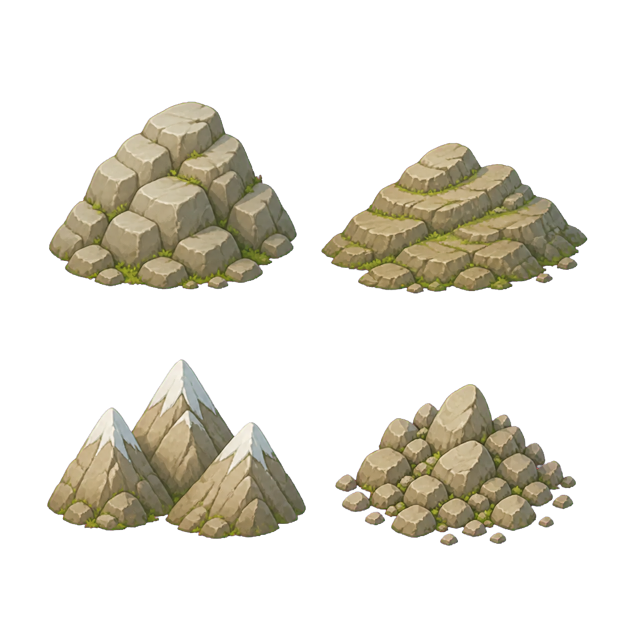
#> input picture art/candidates/decor-p1/sheets/mountains-alpha.png, 1254 x 1254 px (shown at 1/2 size); its folder holds 4 pictures in this run
$ python process_candidates.py
#> lines starting #> are read from the running program, lines starting #| are printed output that depends on the picture
from pathlib import Path
from math import cos, pi, sin

from PIL import Image, ImageDraw, ImageFont


ROOT = Path(__file__).parent
SHEET_DIR = ROOT / "sheets"
SPRITE_DIR = ROOT / "sprites"
PREVIEW_DIR = ROOT / "previews"
WEB_DIR = ROOT.parents[2] / "public" / "assets" / "decor-p1"

FAMILIES = {
    "mountains": ["rock-outcrop", "highland-ridge", "snow-peaks", "scree-cluster"],
    "ruins": ["collapsed-corner", "cracked-paving", "parallel-rubble", "broken-foundation"],
    "marsh": ["cattails", "sedge", "lily-leaves", "reeds-stones"],
    "snow": ["snow-conifer", "snow-bush", "snow-rocks", "snowdrift"],
}

DISPLAY_SCALE = {"mountains": 0.78, "ruins": 0.68, "marsh": 0.62, "snow": 0.68}


def font(size: int, bold: bool = False) -> ImageFont.ImageFont:
    name = "arialbd.ttf" if bold else "arial.ttf"
    try:
        return ImageFont.truetype(name, size)
    except OSError:
        return ImageFont.load_default()


def trim_with_padding(image: Image.Image, padding: int = 12) -> Image.Image:
    alpha = image.getchannel("A")
    bbox = alpha.point(lambda value: 255 if value > 8 else 0).getbbox()
    if bbox is None:
        raise ValueError("Candidate quadrant contains no visible pixels")
    left, top, right, bottom = bbox
    left = max(0, left - padding)
    top = max(0, top - padding)
    right = min(image.width, right + padding)
    bottom = min(image.height, bottom + padding)
    return image.crop((left, top, right, bottom))


def split_sheets() -> None:
    SPRITE_DIR.mkdir(parents=True, exist_ok=True)
    for family, names in FAMILIES.items():
        sheet = Image.open(SHEET_DIR / f"{family}-alpha.png").convert("RGBA")
#> sheet is the input picture: PIL image 1254x1254 RGBA; mean R, G, B, A 40, 37, 27.7, 67
        half_x, half_y = sheet.width // 2, sheet.height // 2
#> half_x = 627; half_y = 627
        boxes = [
            (0, 0, half_x, half_y),
            (half_x, 0, sheet.width, half_y),
            (0, half_y, half_x, sheet.height),
            (half_x, half_y, sheet.width, sheet.height),
        ]
        for name, box in zip(names, boxes, strict=True):
            trim_with_padding(sheet.crop(box)).save(SPRITE_DIR / f"{family}-{name}.png", optimize=True)
#> this loop made 4 passes
#> (bbox in trim_with_padding, left in trim_with_padding, top in trim_with_padding, right in trim_with_padding, bottom in trim_with_padding) on passes 1 to 4: ((97, 203, 594, 579), 85, 191, 606, 591), ((15, 285, 548, 588), 3, 273, 560, 600), ((94, 91, 612, 451), 82, 79, 624, 463), ((43, 141, 525, 465), 31, 129, 537, 477)
#> pass 1, in trim_with_padding, `alpha = image.getchannel("A")`:
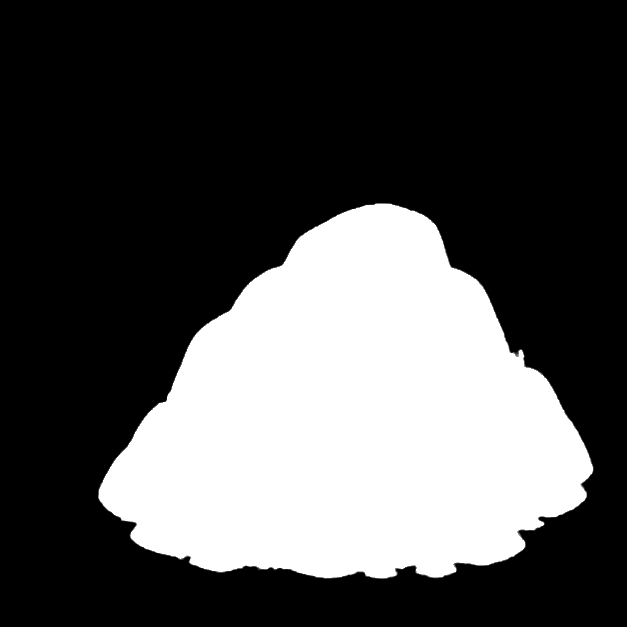
#> alpha: PIL image 627x627 L; min 0, max 255, mean 78.9
#> pass 2, in trim_with_padding (call 2), `alpha = image.getchannel("A")`:
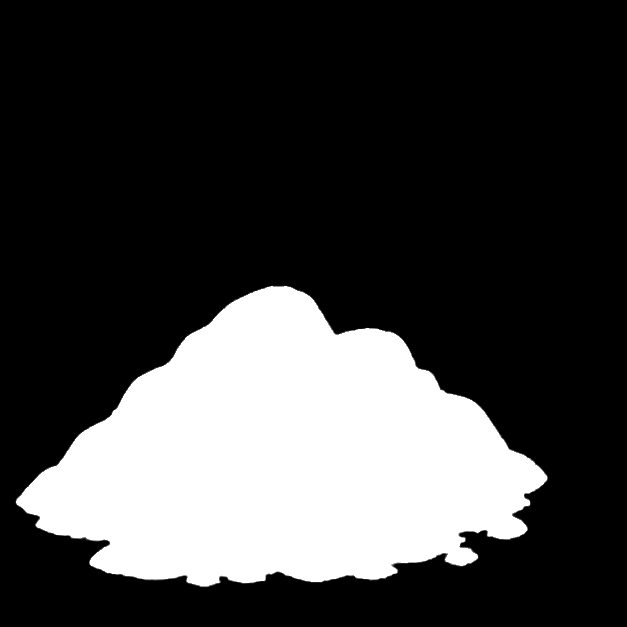
#> alpha: PIL image 627x627 L; min 0, max 255, mean 64.4
#> pass 2, in split_sheets, `trim_with_padding(sheet.crop(box)).save(SPRITE_DIR / f"{family}-{name}..`:
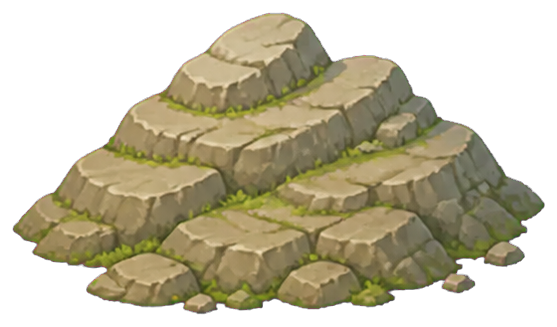
#> saved as mountains-highland-ridge.png: PIL image 557x327 RGBA; mean R, G, B, A 80.5, 74, 50.8, 139; transparent parts drawn white
#> pass 2 of the loop in split_sheets, `for family, names in FAMILIES.items():`:
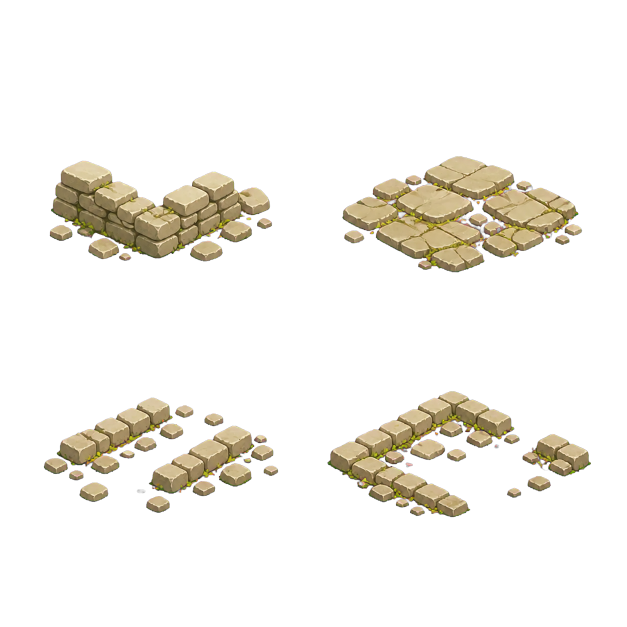
#> input picture art/candidates/decor-p1/sheets/ruins-alpha.png, 1254 x 1254 px (shown at 1/2 size)
#> in split_sheets, sheet is the input picture: PIL image 1254x1254 RGBA; mean R, G, B, A 22.6, 20.2, 14.5, 33.4
#> the loop in split_sheets, `for name, box in zip(names, boxes, strict=True):` made 4 passes
#> (bbox in trim_with_padding, left in trim_with_padding, top in trim_with_padding, right in trim_with_padding, bottom in trim_with_padding) on passes 1 to 4: ((99, 321, 545, 523), 87, 309, 557, 535), ((57, 312, 538, 545), 45, 300, 550, 557), ((87, 168, 557, 399), 75, 156, 569, 411), ((27, 155, 555, 408), 15, 143, 567, 420)
#> pass 1, in trim_with_padding (call 5), `alpha = image.getchannel("A")`:
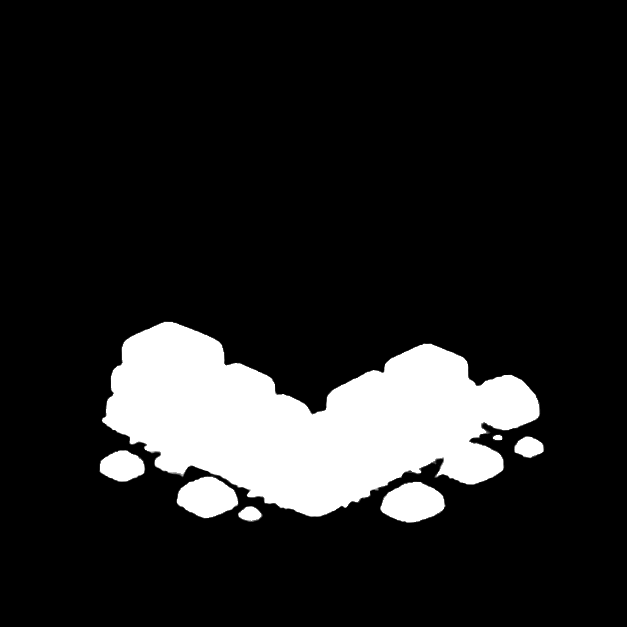
#> alpha: PIL image 627x627 L; min 0, max 255, mean 34.6
#> pass 3 of the loop in split_sheets, `for family, names in FAMILIES.items():`:
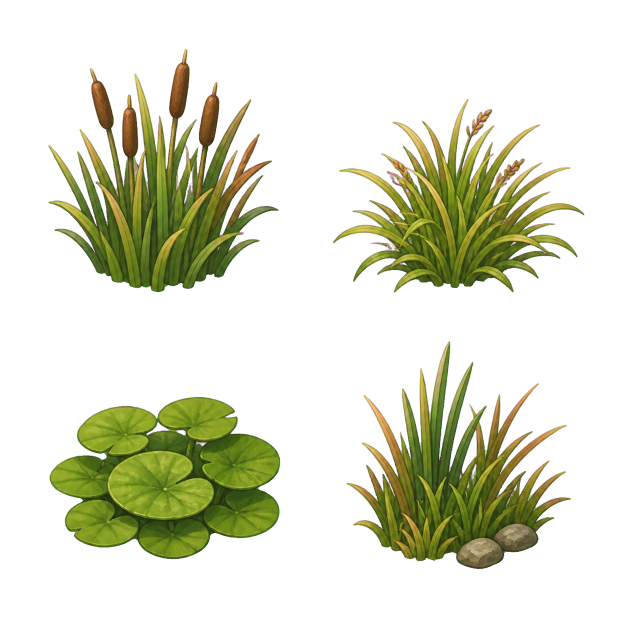
#> input picture art/candidates/decor-p1/sheets/marsh-alpha.png, 1254 x 1254 px (shown at 1/2 size)
#> in split_sheets, sheet is the input picture: PIL image 1254x1254 RGBA; mean R, G, B, A 27.2, 29.5, 10, 60.5
#> the loop in split_sheets, `for name, box in zip(names, boxes, strict=True):` made 4 passes
#> (bbox in trim_with_padding, left in trim_with_padding, top in trim_with_padding, right in trim_with_padding, bottom in trim_with_padding) on passes 1 to 4: ((96, 97, 558, 585), 84, 85, 570, 597), ((38, 197, 543, 586), 26, 185, 555, 598), ((98, 166, 561, 492), 86, 154, 573, 504), ((66, 55, 515, 512), 54, 43, 527, 524)
#> pass 1, in trim_with_padding (call 9), `alpha = image.getchannel("A")`:
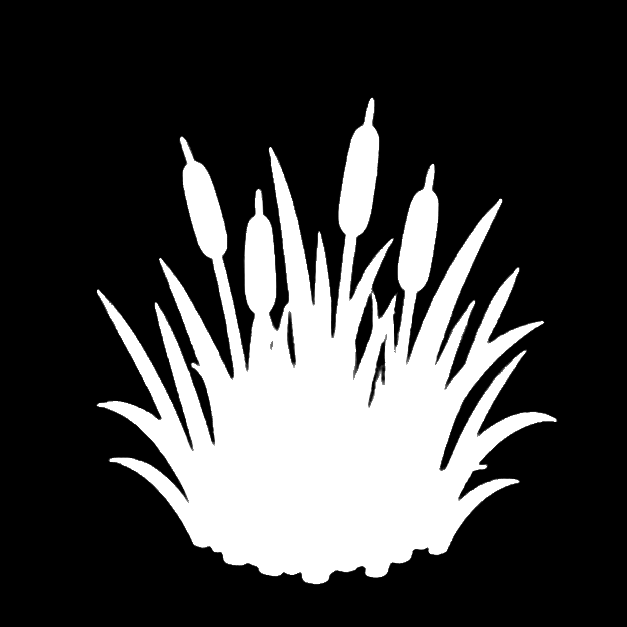
#> alpha: PIL image 627x627 L; min 0, max 255, mean 64.1
#> the loop made 4 passes; the first 3 are shown


def pointy_hex(center_x: int, center_y: int, radius: int) -> list[tuple[float, float]]:
    return [
        (center_x + radius * cos((60 * index - 90) * pi / 180), center_y + radius * sin((60 * index - 90) * pi / 180))
        for index in range(6)
    ]


def make_preview() -> None:
    PREVIEW_DIR.mkdir(parents=True, exist_ok=True)
    width, height = 1480, 1160
    preview = Image.new("RGBA", (width, height), "#101614")
    draw = ImageDraw.Draw(preview)
    title_font, family_font, label_font = font(34, True), font(20, True), font(16)
    draw.text((54, 34), "HEXFRONT · DECOR CANDIDATES P1", font=title_font, fill="#f3b35b")
    draw.text((54, 78), "Isolated review only · not connected to the game renderer", font=label_font, fill="#b8c5bb")
    columns = [205, 555, 905, 1255]
    rows = [220, 495, 770, 1045]
    for row, (family, names) in enumerate(FAMILIES.items()):
        draw.text((54, rows[row] - 112), family.upper(), font=family_font, fill="#d9e4d4")
        for column, name in enumerate(names):
            x, y = columns[column], rows[row]
            points = pointy_hex(x, y, 105)
            draw.polygon(points, fill="#d4e3bf", outline="#91ab83", width=3)
            sprite = Image.open(SPRITE_DIR / f"{family}-{name}.png").convert("RGBA")
            safe_width = int(170 * DISPLAY_SCALE[family])
            safe_height = int(150 * DISPLAY_SCALE[family])
            ratio = min(safe_width / sprite.width, safe_height / sprite.height)
#> ratio = 0.253
            shown = sprite.resize((max(1, int(sprite.width * ratio)), max(1, int(sprite.height * ratio))), Image.Resampling.LANCZOS)
            preview.alpha_composite(shown, (x - shown.width // 2, y - shown.height // 2 + 6))
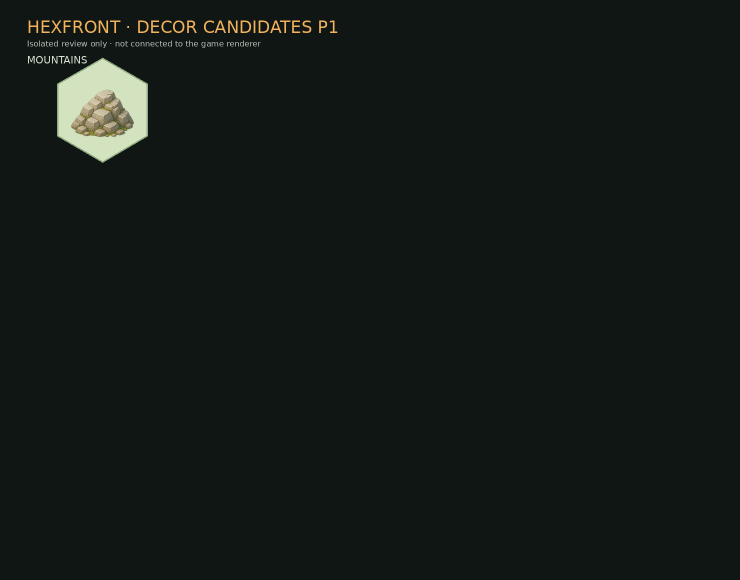
#> preview: PIL image 1480x1160 RGBA (shown at 1/2 size); mean R, G, B, A 19.8, 25.6, 22.8, 255
            label = name.replace("-", " ")
            bounds = draw.textbbox((0, 0), label, font=label_font)
#> bounds = (0, 3, 100, 18)
            draw.text((x - (bounds[2] - bounds[0]) / 2, y + 118), label, font=label_font, fill="#e8eee5")
#> pass 2 of the loop in make_preview, `for row, (family, names) in enumerate(FAMILIES.items()):`:
#> bounds = (0, 3, 133, 18)
#> pass 3 of the loop in make_preview, `for row, (family, names) in enumerate(FAMILIES.items()):`:
#> bounds = (0, 3, 58, 15)
#> the loop made 4 passes; the first 3 are shown
    preview.save(PREVIEW_DIR / "candidate-grid.png", optimize=True)
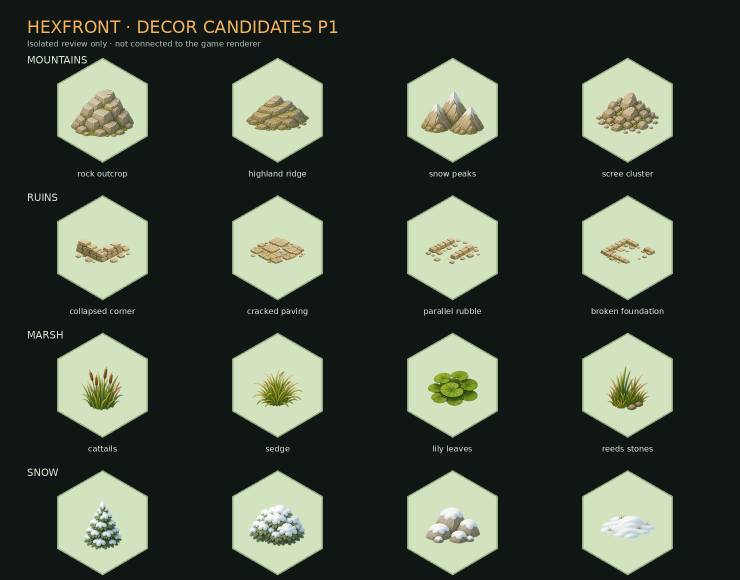
#> saved as candidate-grid.png: PIL image 1480x1160 RGBA (shown at 1/2 size); mean R, G, B, A 66.3, 74, 62.4, 255

    compact = Image.new("RGBA", (920, 720), "#101614")
    compact_draw = ImageDraw.Draw(compact)
    compact_draw.text((32, 22), "GAME-SCALE CHECK · 48 PX HEX RADIUS", font=font(24, True), fill="#f3b35b")
    compact_columns = [150, 355, 560, 765]
    compact_rows = [135, 300, 465, 630]
    for row, (family, names) in enumerate(FAMILIES.items()):
        compact_draw.text((28, compact_rows[row] - 70), family.upper(), font=font(14, True), fill="#d9e4d4")
        for column, name in enumerate(names):
            x, y = compact_columns[column], compact_rows[row]
            compact_draw.polygon(pointy_hex(x, y, 48), fill="#d4e3bf", outline="#91ab83", width=2)
            sprite = Image.open(SPRITE_DIR / f"{family}-{name}.png").convert("RGBA")
            safe_width = int(78 * DISPLAY_SCALE[family])
            safe_height = int(68 * DISPLAY_SCALE[family])
            ratio = min(safe_width / sprite.width, safe_height / sprite.height)
#> ratio = 0.115
            shown = sprite.resize((max(1, int(sprite.width * ratio)), max(1, int(sprite.height * ratio))), Image.Resampling.LANCZOS)
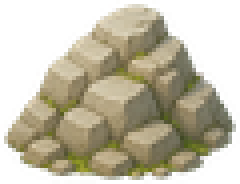
#> shown: PIL image 60x46 RGBA (shown 4 times larger); mean R, G, B, A 98.8, 92.9, 70.5, 148.8; transparent parts drawn white
            compact.alpha_composite(shown, (x - shown.width // 2, y - shown.height // 2 + 3))
            compact_draw.text((x - 14, y + 53), f"{row + 1}.{column + 1}", font=font(12, True), fill="#e8eee5")
#> pass 2 of the loop in make_preview, `for row, (family, names) in enumerate(FAMILIES.items()):`:
#> in make_preview, `compact.alpha_composite(shown, (x - shown.width // 2, y - shown.height..`:
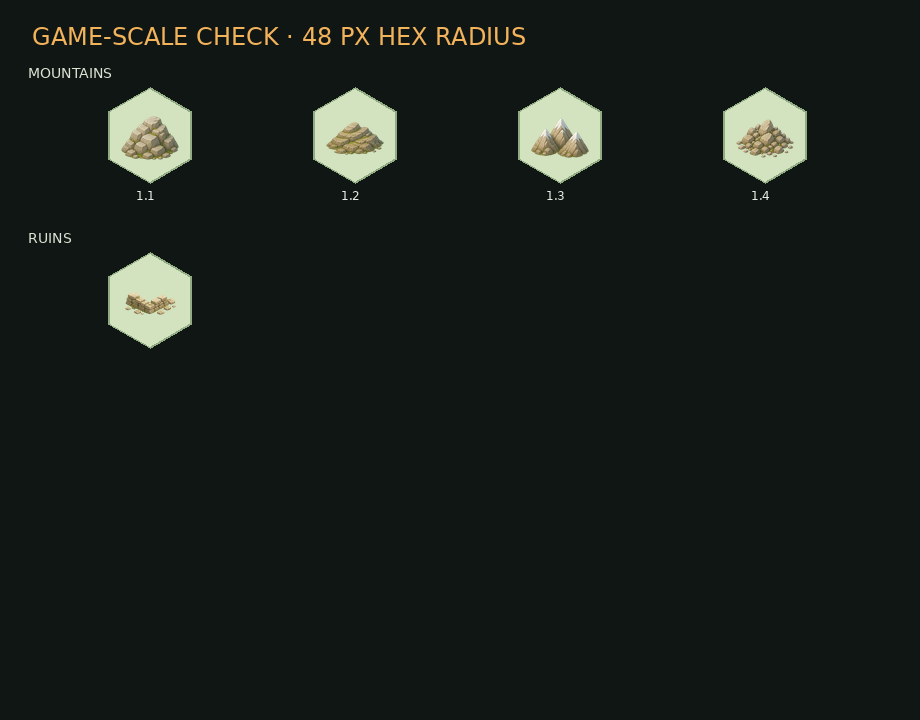
#> compact: PIL image 920x720 RGBA; mean R, G, B, A 25.3, 31.2, 27.3, 255
#> pass 3 of the loop in make_preview, `for row, (family, names) in enumerate(FAMILIES.items()):`:
#> in make_preview, `compact.alpha_composite(shown, (x - shown.width // 2, y - shown.height..`:
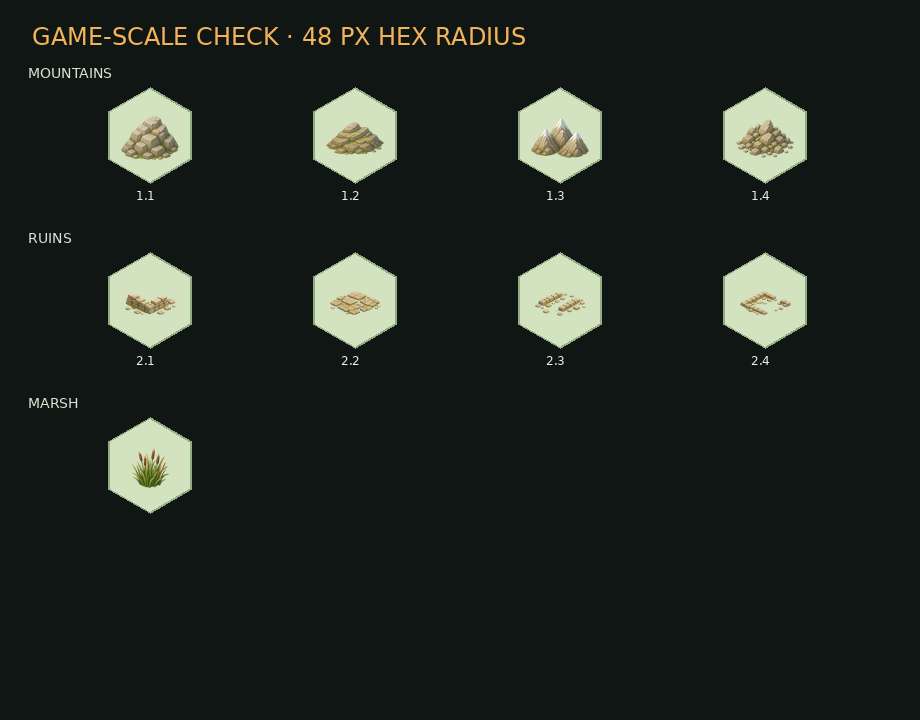
#> compact: PIL image 920x720 RGBA; mean R, G, B, A 32.2, 38.4, 33.1, 255
#> the loop made 4 passes; the first 3 are shown
    compact.save(PREVIEW_DIR / "game-scale-grid.png", optimize=True)
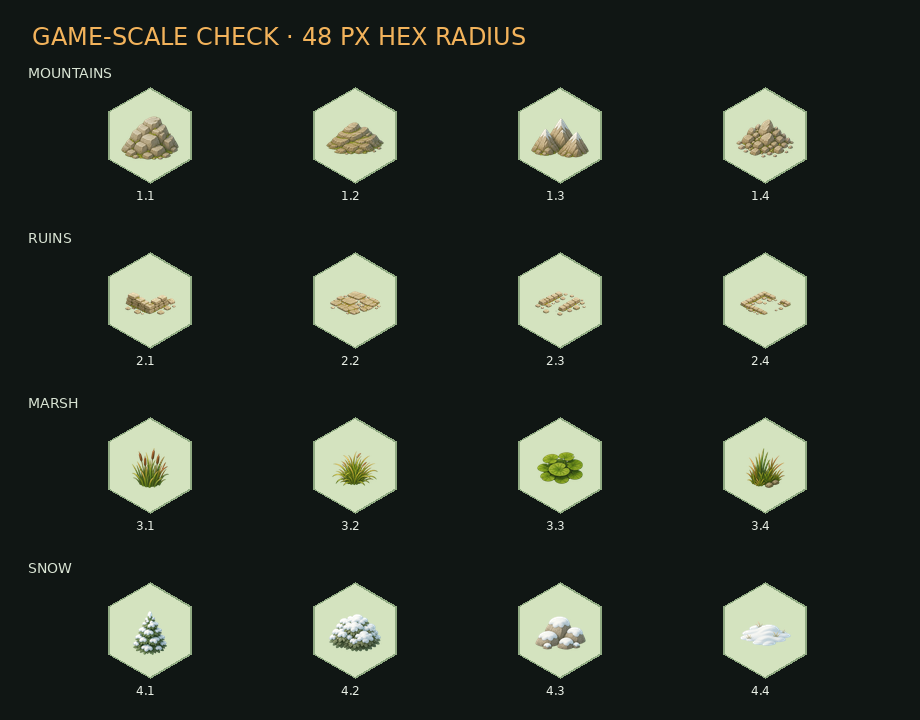
#> saved as game-scale-grid.png: PIL image 920x720 RGBA; mean R, G, B, A 43.9, 50.8, 43.3, 255


def validate_sprites() -> None:
    print("file,width,height,corner_alpha,magenta_spill")
    for path in sorted(SPRITE_DIR.glob("*.png")):
        image = Image.open(path).convert("RGBA")
        corners = [(0, 0), (image.width - 1, 0), (0, image.height - 1), (image.width - 1, image.height - 1)]
        corner_alpha = max(image.getpixel(point)[3] for point in corners)
        magenta_spill = sum(1 for red, green, blue, alpha in image.getdata() if alpha > 32 and red > 180 and blue > 150 and green < 100)
        print(f"{path.name},{image.width},{image.height},{corner_alpha},{magenta_spill}")


def export_test_assets() -> None:
    WEB_DIR.mkdir(parents=True, exist_ok=True)
    for path in SPRITE_DIR.glob("*.png"):
        image = Image.open(path).convert("RGBA")
        image.save(WEB_DIR / f"{path.stem}.webp", "WEBP", quality=88, method=6)


if __name__ == "__main__":
    split_sheets()
    make_preview()
    validate_sprites()
    export_test_assets()
